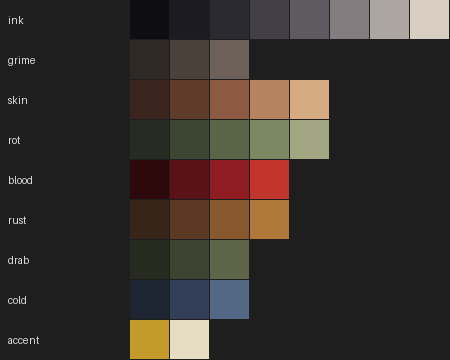
#> input picture tools/tilepipe/samples/palette.png, 450 x 360 px
$ python details.py ../samples/palette.png ../templates/autotile_8x8.png
#> lines starting #> are read from the running program, lines starting #| are printed output that depends on the picture; after the words box and inside, x2 and y2 are one past the last pixel; in counts of white or black regions, pixels touching at a corner belong together
### tools/tilepipe/tools/make_tile.py
"""Ground textures -> seamless 32x32 tiles, palette-locked and kept dark.

  python3 make_tile.py gen  <name> "<what the ground is>"      # Nano Banana texture -> raw/tiles2/<name>.png
  python3 make_tile.py cut  raw/tiles2/<name>.png out/tiles/<name>.png [--px 112]

How it stays seamless: the AI paints a big texture (no borders asked, but we never trust it).
We pixelize it to a px*px grid, crop away the outer ring (where AI borders live), then build a
32x32 tile by image quilting: the strip that naturally continues the tile's right/bottom edge is
stitched over its left/top edge along a minimum-error cut, so the tile wraps on itself.
Several windows are tried; the one with the lowest seam error wins.
"""
import argparse, os, sys
import numpy as np
from PIL import Image

sys.path.insert(0, os.path.dirname(__file__))
from palette import PALETTE, RAMPS
from pixelize import to_lab

N = 32           # tile size
K = 12           # overlap strip used for the wrap stitch

# Ground keeps to the darker steps so busts always read on top.
GROUND_HEX = (RAMPS["ink"][:6] + RAMPS["grime"] + RAMPS["rot"][:4] + RAMPS["rust"] + RAMPS["drab"]
              + RAMPS["cold"] + RAMPS["pale"][:3] + RAMPS["blood"][:3])
GROUND = np.array([tuple(int(h[i:i + 2], 16) for i in (1, 3, 5)) for h in GROUND_HEX], np.float32)
GROUND_LAB = to_lab(GROUND)


def quantize_to(rgb, pal, pal_lab):
    lab = to_lab(rgb).reshape(-1, 3)
    idx = ((lab[:, None] - pal_lab[None]) ** 2).sum(-1).argmin(1)
    return pal[idx].reshape(*np.shape(rgb)[:2], 3).astype(np.uint8)


def pixelize(img, px):
    img = img.convert("RGB")
    s = min(img.size)
    img = img.crop(((img.width - s) // 2, (img.height - s) // 2, (img.width + s) // 2, (img.height + s) // 2))
    a = np.asarray(img, np.float32)
    b = s / px
    out = np.zeros((px, px, 3), np.float32)
    for y in range(px):
        for x in range(px):
            out[y, x] = np.median(a[int(y * b):int((y + 1) * b), int(x * b):int((x + 1) * b)].reshape(-1, 3), 0)
    return out


def _cut_cols(A, B):
    """Min-error vertical cut through two HxK overlaps. Returns mask True where A is kept."""
    e = ((to_lab(A) - to_lab(B)) ** 2).sum(-1)
    H, W = e.shape
    cost = e.copy()
    for y in range(1, H):
        for x in range(W):
            cost[y, x] += cost[y - 1, max(0, x - 1):min(W, x + 2)].min()
    path = np.zeros(H, int)
    path[-1] = cost[-1].argmin()
    for y in range(H - 2, -1, -1):
        lo = max(0, path[y + 1] - 1)
        path[y] = lo + cost[y, lo:min(W, path[y + 1] + 2)].argmin()
    keepA = np.arange(W)[None, :] < path[:, None]
    return keepA, float(e[np.arange(H), path].mean())


def wrap_tile(S, x0, y0):
    """From texture S, build an NxN tile at (x0,y0) that wraps, using the K pixels past its edges."""
    # horizontal: rows y0 .. y0+N+K (extra rows needed for the vertical pass)
    R = S[y0:y0 + N + K, x0:x0 + N + K].copy()
    A, B = R[:, N:N + K], R[:, :K]                 # A continues the right edge -> belongs left of col 0
    keep, eh = _cut_cols(A, B)
    R[:, :K] = np.where(keep[..., None], A, B)
    R = R[:, :N]
    A, B = R[N:N + K], R[:K]
    keep, ev = _cut_cols(A.transpose(1, 0, 2), B.transpose(1, 0, 2))
    R[:K] = np.where(keep.T[..., None], A, B)
    return R[:N], eh + ev


# [68 lines left out: functions despeckle_wrap, wrap_score, add_joints, mottle, cut, not called in this run]


STYLE = ("Seamless top-down ground texture for a dark zombie-apocalypse pixel-art game: {what}. "
         "Straight overhead orthographic view, NO perspective, NO horizon, NO objects casting long shadows. "
         "The texture fills the ENTIRE square edge to edge: NO border, NO frame, NO vignette, NO tile grid lines. "
         "Chunky retro pixel art with big flat pixels (about 100 pixels across the whole image), 2 to 3 tones, "
         "hard edges, no anti-aliasing, no gradients. Even, dim, desaturated colours; one dominant colour with "
         "sparse small details so it does not look busy. Match the colour mood of the reference images.")


PATTERN_TAIL = ("Even, dim, desaturated colours. The surface's STRUCTURE is what matters (plates, seams, joints, "
                "welds, planks, tiles, bricks): keep it bold and clearly visible everywhere, with SMALL units: about "
                "6 to 8 units across the whole image, so several fit in one game tile.")


# [24 lines left out: function gen, not called in this run]


# [17 lines that do not run on import are left out]

### tools/tilepipe/tools/pixelize.py
"""Turn a large AI image (figure on flat magenta) into a 32x48 paper-doll layer.

Usage:
  python3 pixelize.py base  raw/base.png out/body_base.png      # fits figure to canvas, saves transform
  python3 pixelize.py layer raw/edit.png out/helm.png --base raw/base.png
      # applies the base's transform to an edited image, keeps only what changed vs the base

Contract (see paperdoll README): 32x48 RGBA, feet on y=47 ground line, centred on x=16,
palette-locked, hard edges, 1px near-black outline.
"""
import argparse, json, os
import numpy as np
from PIL import Image
from palette import PALETTE, OUTLINE

W, H = 32, 48
PAL = np.array(PALETTE, dtype=np.float32)
SHADOW = (*OUTLINE, 120)          # ground shadow: outline colour at partial alpha


# [10 lines left out: function classify, not called in this run]


def to_lab(rgb):
    c = np.asarray(rgb, dtype=np.float32) / 255.0
    c = np.where(c > 0.04045, ((c + 0.055) / 1.055) ** 2.4, c / 12.92)
    m = np.array([[0.4124, 0.3576, 0.1805], [0.2126, 0.7152, 0.0722], [0.0193, 0.1192, 0.9505]], np.float32)
    xyz = c @ m.T / np.array([0.9505, 1.0, 1.089], np.float32)
    f = np.where(xyz > 0.008856, np.cbrt(xyz), 7.787 * xyz + 16 / 116)
    return np.stack([116 * f[..., 1] - 16, 500 * (f[..., 0] - f[..., 1]), 200 * (f[..., 1] - f[..., 2])], -1)


PAL_LAB = to_lab(PAL)


# [108 lines left out: functions quantize, fit_transform, despeckle, downsample, pixelize_base, pixelize_layer and 1 more, not called in this run]


# [15 lines that do not run on import are left out]

### tools/tilepipe/tools/autotile.py
"""Seamless 32x32 tile -> 256x256 autotile sheet in Santi's engine layout (8x8 blob).

  python3 autotile.py out/tiles/grass.png out/tiles/grass_auto.png [--template templates/autotile_8x8.png]

The template is Santi's FieldsTilesetTest.png: per slot, the green band marks the sides and corners
that touch a different terrain. We read that per slot, so every output tile lands in the exact slot
the engine expects. Border areas become transparent (the layer below shows through), with a ragged
pixel edge and a darker rim so the terrain reads as sitting on top.
"""
import argparse, os, sys
import numpy as np
from PIL import Image

sys.path.insert(0, os.path.dirname(__file__))
from palette import PALETTE
from pixelize import to_lab

N = 32
BAND = 5                       # template band width; the ragged edge varies around it
HERE = os.path.dirname(os.path.abspath(__file__))
DEFAULT_TEMPLATE = os.path.join(HERE, "..", "templates", "autotile_8x8.png")
PAL = np.array(PALETTE, np.float32)
PAL_LAB = to_lab(PAL)


# [5 lines left out: function read_template, not called in this run]


def edge_profile(seed, n=N, lo=3, hi=7, end=BAND):
    """Depth of the cut along one side: stepped noise, fixed to `end` at both ends so neighbours join."""
    rng = np.random.default_rng(seed)
    d = np.full(n, end)
    x = 3
    while x < n - 3:
        run = int(rng.integers(2, 5))
        d[x:min(x + run, n - 3)] = int(rng.integers(lo, hi))
        x += run
    # soften steps of more than 1px between runs
    for _ in range(2):
        for i in range(1, n):
            if d[i] - d[i - 1] > 1: d[i] = d[i - 1] + 1
            if d[i - 1] - d[i] > 1: d[i - 1] = d[i] + 1
    return d


# One shared profile per side direction, so horizontally/vertically adjacent edge tiles line up.
PROF = {s: edge_profile(i + 11) for i, s in enumerate("NESW")}


# [29 lines left out: function slot_mask, not called in this run]


def darker(rgb, f):
    lab = to_lab(np.asarray(rgb, np.float32)[None, None] * f)[0, 0]
    return PAL[((PAL_LAB - lab) ** 2).sum(-1).argmin()].astype(np.uint8)


# [52 lines left out: functions rim_mask, build, not called in this run]


# [7 lines that do not run on import are left out]

### tools/tilepipe/tools/details.py
"""Ground variety layer: plain base tile + a sheet of detail sprites the engine scatters per cell.

  python3 details.py raw/tiles2/grass_dead.png out/tiles/grass_dead [--contrast 2.5] [--joints 32] [--shift -0.2]
      -> grass_dead.png          plain base tile (32x32, wraps; only the 2 main colours)
         grass_dead_details.png  detail sprites, one per 32x32 cell (8 per row), transparent
         grass_dead_details.json {"count": n}

How: the AI texture is pixelized and palette-locked like make_tile.py. Its 2 most common colours
are the ground itself; every connected blob of other colours (tufts, pebbles, cracks, stains) is a
"detail". Details are cut out and each placed at a random spot inside its own cell, so the engine
only has to pick an index. The base tile is the same texture with the details painted out, so it
repeats without anything for the eye to catch.
"""
import argparse, json, os, sys
import numpy as np
from PIL import Image

sys.path.insert(0, os.path.dirname(__file__))
import make_tile as mt

N = 32


def components(mask):
    H, W = mask.shape
    seen = np.zeros_like(mask)
    out = []
    for y in range(H):
        for x in range(W):
            if mask[y, x] and not seen[y, x]:
                comp, st = [], [(y, x)]
                seen[y, x] = True
                while st:
                    cy, cx = st.pop(); comp.append((cy, cx))
                    for j in (-1, 0, 1):
                        for i in (-1, 0, 1):
                            ny, nx = cy + j, cx + i
                            if 0 <= ny < H and 0 <= nx < W and mask[ny, nx] and not seen[ny, nx]:
                                seen[ny, nx] = True; st.append((ny, nx))
                out.append(np.array(comp))
    return out


def texture(src, px=112, ring=10, contrast=2.5, shift=0.0):
    P = mt.pixelize(Image.open(src), px)
    mean = P.reshape(-1, 3).mean(0)
    P = np.clip(mean * (1 + shift) + (P - mean) * contrast, 0, 255)
    S = mt.quantize_to(P, mt.GROUND, mt.GROUND_LAB)
    return S[ring:px - ring, ring:px - ring]


def main_colours(S, k=2):
    cols, counts = np.unique(S.reshape(-1, 3), axis=0, return_counts=True)
    order = np.argsort(-counts)
    keep = [cols[order[0]]]
    for i in order[1:k]:
        if counts[i] / counts.sum() > 0.12:
            keep.append(cols[i])
    return np.array(keep)


def paint_out(S, base_cols):
    """Replace non-base pixels with the nearest base colour."""
    isbase = (S[..., None, :] == base_cols[None, None]).all(-1).any(-1)
    lab = mt.to_lab(S.astype(np.float32))
    blab = mt.to_lab(base_cols.astype(np.float32)[None])[0]
    near = ((lab[..., None, :] - blab[None, None]) ** 2).sum(-1).argmin(-1)
    out = S.copy()
    out[~isbase] = base_cols[near[~isbase]]
    return out, isbase


def speckle(t, dom, rng, amount=0.08):
    """Quiet grain so the base isn't a flat fill: tiny darker/lighter specks of the main colour."""
    from autotile import darker
    t = t.copy()
    dk, lt = darker(dom, 0.8), darker(dom, 1.2)
    for _ in range(int(N * N * amount)):
        y, x = rng.integers(0, N, 2)
        c = dk if rng.random() < 0.6 else lt
        t[y, x] = c
        if rng.random() < 0.4:
            t[y, (x + 1) % N] = c
    return t


def panel_tile(S, rng, tries=60):
    """Built surfaces: a seamless quilt cuts through plates and planks and the repeat shows as a smeared grid.
    Instead take the calmest 32px window (one or two units, few colours, closest to neutral), and hide the wrap
    behind a seam of the material itself on the tile edge: dark line on top/left, light lip after it,
    with a few bead pixels. The surface reads as panels laid on the tile grid, like floor tiles."""
    from autotile import darker
    H = S.shape[0]
    best = None
    for _ in range(tries):
        y0, x0 = rng.integers(0, H - N + 1, 2)
        w = S[y0:y0 + N, x0:x0 + N]
        lab = mt.to_lab(w.astype(np.float32))
        edges = (np.abs(np.diff(lab, axis=0)).sum(-1) > 25).mean() + (np.abs(np.diff(lab, axis=1)).sum(-1) > 25).mean()
        ncol = len(np.unique(w.reshape(-1, 3), axis=0))
        chroma = np.hypot(lab[..., 1], lab[..., 2]).mean()
        score = -edges - 0.01 * ncol - 0.01 * chroma
        if best is None or score > best[1]:
            best = (w.copy(), score)
    t = best[0].astype(np.uint8)
    dark = mt.quantize_to(np.array([[[24, 22, 26]]], np.float32), mt.GROUND, mt.GROUND_LAB)[0, 0]
    for i in range(N):
        t[0, i] = t[i, 0] = dark
        for (y, x) in ((1, i), (i, 1)):
            if x > 0 and y > 0:
                t[y, x] = darker(t[y, x], 1.15)
        if rng.random() < 0.18:          # weld/joint beads along the seam
            t[0, i] = darker(t[1, i], 0.75)
        if rng.random() < 0.18:
            t[i, 0] = darker(t[i, 1], 0.75)
    return t


def run(src, prefix, contrast=2.5, shift=0.0, joints=0, max_details=24, seed=0, pattern=False, px=None):
    # built surfaces are shrunk harder so one 32px tile holds several plates/planks, not one big unit
    px = px or (int(os.environ.get("PATTERN_PX", 150)) if pattern else 112)
    S = texture(src, px=px, ring=max(4, px * 10 // 112), contrast=contrast, shift=shift)
#> in pixelize, img is the input picture: PIL image 450x360 RGB; mean R, G, B 56.4, 49.6, 44.7
#> after the loop in pixelize, `for y in range(px):`:
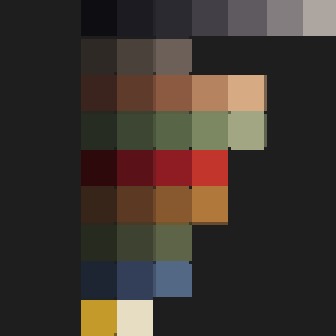
#> out: shape (112, 112, 3) float32 (shown 3 times larger); mean R, G, B 60.5, 52, 46
#> in texture, `mean = P.reshape(-1, 3).mean(0)`: mean = [60.52, 52.03, 45.95]
#> in to_lab (call 3), `return np.stack([116 * f[..., 1] - 16, 500 * (f[..., 0] - f[..., 1]), ..`:
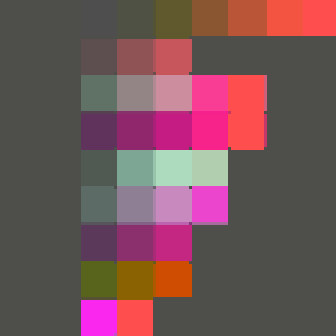
#> returned value: shape (112, 112, 3) float32 (shown 3 times larger); mean of channels 0, 1, 2 21.6, 3.4, 5.3; drawn with min black and max white
#> in quantize_to, `idx = ((lab[:, None] - pal_lab[None]) ** 2).sum(-1).argmin(1)`: idx = 12544 values, max 28 at index 5639, min 0 at index 0, mean 7.02
#> in texture, `return S[ring:px - ring, ring:px - ring]`:
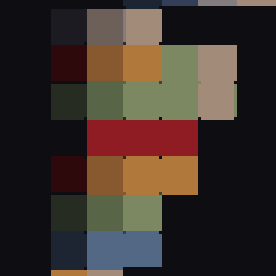
#> returned value: shape (92, 92, 3) (shown 3 times larger); mean of channels 0, 1, 2 61.6, 49.8, 43.2; drawn as R, G, B
    base_cols = main_colours(S)
#> in main_colours, `cols, counts = np.unique(S.reshape(-1, 3), axis=0, return_counts=True)`: cols = 18 rows, first 8: [14, 13, 17], [28, 27, 33], [30, 37, 50], [38, 44, 34], [44, 42, 49], [45, 9, 12], [51, 63, 88], [56, 37, 26]; counts = 18 values, max 4352 at index 0, min 1 at index 4, mean 470.2
#> in main_colours, `order = np.argsort(-counts)`: order = 18 values, max 17 at index 3, min 0 at index 0, mean 8.5
#> in main_colours, `keep = [cols[order[0]]]`: keep = [[14, 13, 17]]
#> the loop in main_colours, `for i in order[1:k]:` made 1 pass
#> i on pass 1: 12
#> base_cols = [[14, 13, 17]]
    flat, isbase = paint_out(S, base_cols)
#> in paint_out, `isbase = (S[..., None, :] == base_cols[None, None]).all(-1).any(-1)`:
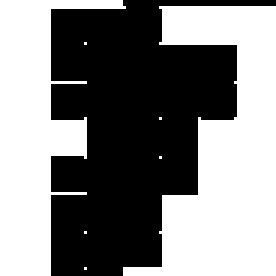
#> isbase: shape (92, 92) bool (shown 3 times larger); 51.4% white; 1 black region, box (x1, y1, x2, y2) and area: (17, 0, 92, 92) 4112
#> in to_lab (call 4), `f = np.where(xyz > 0.008856, np.cbrt(xyz), 7.787 * xyz + 16 / 116)`:
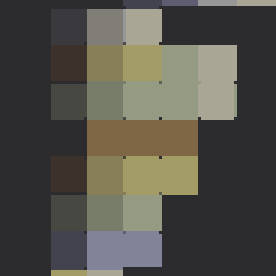
#> f: shape (92, 92, 3) float32 (shown 3 times larger); mean of channels 0, 1, 2 0.331, 0.322, 0.291; drawn as R, G, B
#> in to_lab (call 4), `return np.stack([116 * f[..., 1] - 16, 500 * (f[..., 0] - f[..., 1]), ..`:
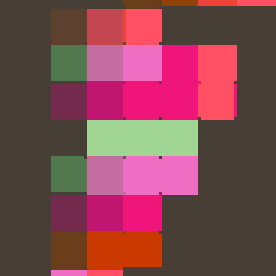
#> returned value: shape (92, 92, 3) float32 (shown 3 times larger); mean of channels 0, 1, 2 21.4, 4.2, 6.3; drawn with min black and max white
#> in paint_out, `blab = mt.to_lab(base_cols.astype(np.float32)[None])[0]`: blab = [[3.81, 1.04, -1.86]]
#> in paint_out, `near = ((lab[..., None, :] - blab[None, None]) ** 2).sum(-1).argmin(-1)`: near: shape (92, 92) int64; every value is 0
    if pattern:
        # built surfaces (plates, planks, tiles): the seams and welds ARE the material, so the base keeps
        # the full texture; only small specks become scatter details
        flat = S.copy()

    # base tile: quilt the painted-out texture so it wraps
    rng = np.random.default_rng(seed)
    if pattern:
        base = panel_tile(S, rng)
        Image.fromarray(base).save(prefix + ".png")
    best = None
    span = flat.shape[0] - N - mt.K
#> span = 48
    for _ in range(0 if pattern else 25):
        x0, y0 = rng.integers(0, max(span, 0) + 1, 2)
        t, err = mt.wrap_tile(flat.astype(np.float32), x0, y0)
        if best is None or err < best[1]:
            best = (t, err)
#> this loop made 25 passes
#> pass 1, in wrap_tile, `R = R[:, :N]`:
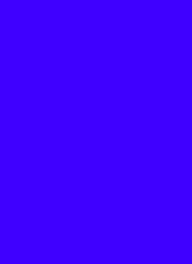
#> R: shape (44, 32, 3) float32 (shown 6 times larger); mean of channels 0, 1, 2 14, 13, 17; drawn with min black and max white
    if not pattern:
        base = speckle(best[0].astype(np.uint8), base_cols[0], rng)
#> `PAL = np.array(PALETTE, np.float32)`: PAL = 41 rows, first 8: [14, 13, 17], [28, 27, 33], [44, 42, 49], [66, 63, 70], [94, 90, 96], [131, 125, 127], [173, 165, 159], [216, 207, 194]
#> `PAL_LAB = to_lab(PAL)`: PAL_LAB = 41 rows, first 8: [3.81, 1.04, -1.86], [10.11, 2.08, -3.95], [17.52, 2.63, -4.2], [27.17, 2.86, -3.8], [38.79, 2.86, -2.87], [52.98, 2.66, -0.275], [68.24, 1.8, 4.13], [83.51, 0.89, 7.56]
#> in darker, `lab = to_lab(np.asarray(rgb, np.float32)[None, None] * f)[0, 0]`: lab = [2.97, 0.716, -1.28]
#> in speckle, `dk, lt = darker(dom, 0.8), darker(dom, 1.2)`: dk = [14, 13, 17]
        if joints:
            base = mt.add_joints(base, joints)
        Image.fromarray(base).save(prefix + ".png")

    # details: blobs of non-base colour, plus a 1px base-colour-free crop
    comps = [c for c in components(~isbase) if 3 <= len(c) <= (40 if pattern else 220)]
    comps = [c for c in comps if np.ptp(c[:, 0]) < 24 and np.ptp(c[:, 1]) < 24
             and c[:, 0].min() > 0 and c[:, 1].min() > 0 and c[:, 0].max() < S.shape[0] - 1 and c[:, 1].max() < S.shape[1] - 1]
    comps.sort(key=len, reverse=True)
    # keep a spread of sizes: alternate big and small ones
    if len(comps) > max_details:
        idx = np.linspace(0, len(comps) - 1, max_details).astype(int)
        comps = [comps[i] for i in idx]
    cells = []
    for c in comps:
        y0, x0 = c.min(0)
        h, w = np.ptp(c[:, 0]) + 1, np.ptp(c[:, 1]) + 1
        spr = np.zeros((h, w, 4), np.uint8)
        for (y, x) in c:
            spr[y - y0, x - x0] = (*S[y, x], 255)
        cell = np.zeros((N, N, 4), np.uint8)
        # keep clear of the 7px edge band so details are safe on autotile edge cells too
        m = 7 if max(h, w) <= N - 14 else 2
        oy = int(rng.integers(m, max(m + 1, N - h - m + 1)))
        ox = int(rng.integers(m, max(m + 1, N - w - m + 1)))
        cell[oy:oy + h, ox:ox + w] = spr
        cells.append(cell)
    cols = 8
    rows = max(1, (len(cells) + cols - 1) // cols)
    sheet = np.zeros((rows * N, cols * N, 4), np.uint8)
    for i, cell in enumerate(cells):
        r, c = divmod(i, cols)
        sheet[r * N:(r + 1) * N, c * N:(c + 1) * N] = cell
    Image.fromarray(sheet).save(prefix + "_details.png")
    json.dump({"count": len(cells), "cols": cols}, open(prefix + "_details.json", "w"))
    print(f"wrote {prefix}.png and {len(cells)} details -> {prefix}_details.png")


if __name__ == "__main__":
    ap = argparse.ArgumentParser()
    ap.add_argument("src")
    ap.add_argument("prefix")
    ap.add_argument("--contrast", type=float, default=2.5)
    ap.add_argument("--shift", type=float, default=0.0)
    ap.add_argument("--joints", type=int, default=0)
    ap.add_argument("--max", type=int, default=24)
    o = ap.parse_args()
    run(o.src, o.prefix, o.contrast, o.shift, o.joints, o.max)
#> in run, `comps = [c for c in components(~isbase) if 3 <= len(c) <= (40 if patte..`: comps = []
#> in run, `rows = max(1, (len(cells) + cols - 1) // cols)`: rows = 1
#> after the loop in run, `for i, cell in enumerate(cells):`: sheet: shape (32, 256, 4); every value is 0
#| wrote ../templates/autotile_8x8.png.png and 0 details -> ../templates/autotile_8x8.png_details.png
